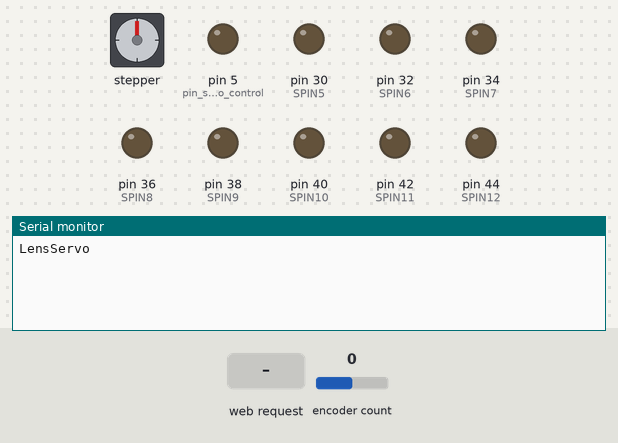
Simulated run of this sketch. Board: Arduino Mega 2560, built with avr-gcc and run on an emulated ATmega2560. Shown: stepper motor, output pins drawn as LEDs (lit = HIGH), the last lines printed to the serial monitor. Wiring (inferred from the names in the program): stepper motor (2048 steps per turn assumed): coils pin 22, pin 24, pin 26, pin 28. The test bench sets the inputs (shaded band); at power-on: encoder count 0.

Above: at 1.2 s.
1.3 s: HTTP request GET /zc received
At 1.9 s:
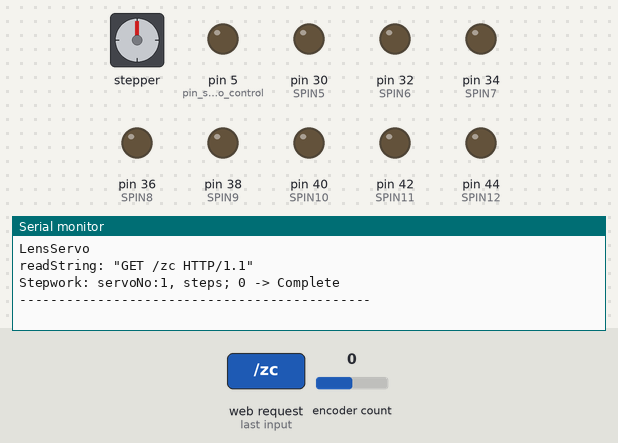
2.8 s: HTTP request GET /fc received
At 3.5 s:
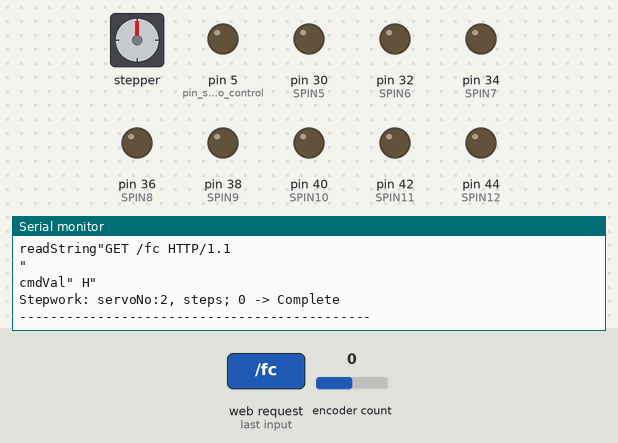
4.3 s: HTTP request GET /ic received
At 5.7 s:
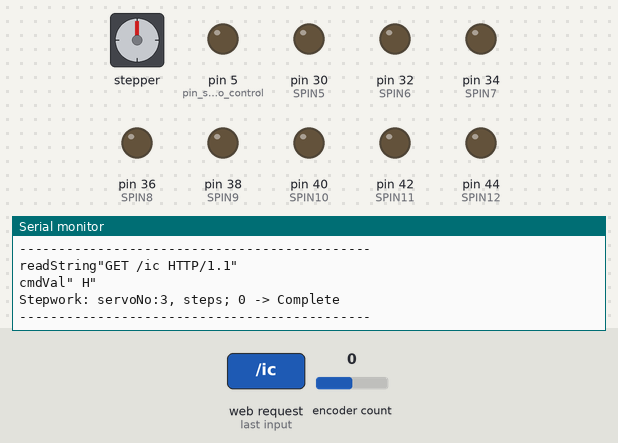

Measured:
- after the input at 1.3 s, the serial monitor: prints a new line at once (image 1)
- after the input at 2.8 s, the serial monitor: prints a new line at once (image 2)
- after the input at 4.3 s, the serial monitor: prints a new line at once (image 3)

The sketch:

Lenscontrol_NoLimit.ino
```cpp
#include <Stepper.h>
#include <Encoder.h>
#include <Ethernet.h>

Encoder myEnc(14, 15);
long oldPosition  = -999;

// stepper1
#define SPIN1 22
#define SPIN2 24
#define SPIN3 26
#define SPIN4 28

// stepper
#define SPIN5 30
#define SPIN6 32
#define SPIN7 34
#define SPIN8 36

// stepper
#define SPIN9 38
#define SPIN10 40
#define SPIN11 42
#define SPIN12 44

// Steps
#define STEP 2048

//Objects
Stepper stepper1(STEP, SPIN1, SPIN3, SPIN2, SPIN4);
Stepper stepper2(STEP, SPIN5, SPIN7, SPIN6, SPIN8);
Stepper stepper3(STEP, SPIN9, SPIN11, SPIN10, SPIN12);

byte mac[] = { 0xDE, 0xAD, 0xBE, 0xEF, 0xFE, 0xED }; //physical mac address
byte ip[] = { 192, 168, 0, 3 }; // ip in lan
byte gateway[] = { 192, 168, 0, 1 }; // internet access via router
byte subnet[] = { 255, 255, 255, 0 }; //subnet mask
EthernetServer server(80); //server port

String readString;


void setup() {

  // configure steps by rpm
  stepper1.setSpeed( 15 );
  stepper2.setSpeed( 15 );
  stepper3.setSpeed( 15 );

  pinMode(SPIN1, OUTPUT);
  pinMode(SPIN2, OUTPUT);
  pinMode(SPIN3, OUTPUT);
  pinMode(SPIN4, OUTPUT);
  pinMode(SPIN5, OUTPUT);
  pinMode(SPIN6, OUTPUT);
  pinMode(SPIN7, OUTPUT);
  pinMode(SPIN8, OUTPUT);
  pinMode(SPIN9, OUTPUT);
  pinMode(SPIN10, OUTPUT);
  pinMode(SPIN11, OUTPUT);
  pinMode(SPIN12, OUTPUT);

  pinMode(5, OUTPUT); //pin selected to control
  //start Ethernet
  Ethernet.begin(mac, ip, gateway, gateway, subnet);
  server.begin();

  //enable serial data print
  Serial.begin(9600);
  Serial.println("LensServo"); // so I can keep track of what is loaded


}


void Pinoff(int servoNo) {
  switch (servoNo) {
    case 1:
      digitalWrite(SPIN1, LOW);
      digitalWrite(SPIN2, LOW);
      digitalWrite(SPIN3, LOW);
      digitalWrite(SPIN4, LOW);
      //      Serial.println("Pinoff Complete");
      break;
    case 2:
      digitalWrite(SPIN5, LOW);
      digitalWrite(SPIN6, LOW);
      digitalWrite(SPIN7, LOW);
      digitalWrite(SPIN8, LOW);
      //      Serial.println("Pinoff Complete");
      break;
    case 3:
      digitalWrite(SPIN9, LOW);
      digitalWrite(SPIN10, LOW);
      digitalWrite(SPIN11, LOW);
      digitalWrite(SPIN12, LOW);
      //      Serial.println("Pinoff Complete");
      break;
    default:
      Serial.println("Undef Pinoff");
      break;
  }
}

void Stepwork(int servoNo, int steps) {
  Serial.print("Stepwork: servoNo:");
  Serial.print(servoNo);
  Serial.print(", steps; ");
  Serial.print(steps);

  switch (servoNo) {
    case 1:
      stepper1.step(steps);
      Pinoff(servoNo);
      Serial.println(" -> Complete");
      break;
    case 2:
      stepper2.step(steps);
      Pinoff(servoNo);
      Serial.println(" -> Complete");
      break;
    case 3:
      stepper3.step(steps);
      Pinoff(servoNo);
      Serial.println(" -> Complete");
      break;
    default:
      Serial.println(" -> Pinoff");
      break;
  }

  Serial.println("---------------------------------------------");
}


void loop() {
  // Create a client connection
  EthernetClient client = server.available();


  if (client) {
    while (client.connected()) {
      if (client.available()) {
        char c = client.read();

        //read char by char HTTP request
        if (readString.length() < 100) {

          //store characters to string
          readString += c;
        }

        //if HTTP request has ended
        if (c == '\n') {
          if (readString.indexOf('?') >= 0) {
            client.println("HTTP/1.1 204 OK");
            client.println();
            client.println();
          }
          else {
            client.println("HTTP/1.1 200 OK");
            client.println("Content-Type: text/html");

            char* longString[] = { "",
                                   "<HTML>",
                                   "  <HEAD>",
                                   "  <TITLE>LensServo</TITLE>",
                                   "  <BODY>",
                                   "    <H1>LensServo</H1>",
                                   "    <FORM ACTION='/' method=get>",
                                   "      Zoom Gear Control(-1024 ~ 1024): <INPUT TYPE=TEXT NAME='zc' VALUE='' SIZE='10' MAXLENGTH='10'>",
                                   "     </FORM>",
                                   "    <FORM ACTION='/' method=get>",
                                   "      Focus Control(-1024 ~ 1024): <INPUT TYPE=TEXT NAME='fc' VALUE='' SIZE='10' MAXLENGTH='10'>",
                                   "     </FORM>",
                                   "    <FORM ACTION='/' method=get>",
                                   "      IRIS Gear Control(-1024 ~ 1024): <INPUT TYPE=TEXT NAME='ic' VALUE='' SIZE='10' MAXLENGTH='10'>",
                                   "     </FORM>",
                                   "  </BODY>",
                                   "</HTML>"
                                 };

            for (int i = 0; i < (sizeof(longString) / sizeof(int)); i++) {
              client.println(longString[i]);
            }
          }

          delay(1);
          //stopping client
          client.stop();

          if (readString.indexOf("zc") > 0) {
            String readString_trimmed = (String)readString;
            readString_trimmed.trim();
            Serial.println("readString: \"" + readString_trimmed + "\"");

            int respValEnd = readString.indexOf(" HTTP");
            String cmdVal = readString.substring(9, respValEnd);
            Stepwork(1, cmdVal.toInt());
            delay(1000);
          }

          if (readString.indexOf("fc") > 0) {
            Serial.println("readString\"" + (String)readString + "\"");

            int respValEnd = readString.indexOf(" HTTP");
            String cmdVal = readString.substring(9, respValEnd);
            Serial.println("cmdVal\"" + cmdVal + "\"");
            Stepwork(2, cmdVal.toInt());
            delay(1000);
          }

          if (readString.indexOf("ic") > 0) {
            String readString_trimmed = (String)readString;
            readString_trimmed.trim();
            Serial.println("readString\"" + readString_trimmed + "\"");

            int respValEnd = readString.indexOf(" HTTP");
            String cmdVal = readString.substring(9, respValEnd);
            Serial.println("cmdVal\"" + cmdVal + "\"");
            Stepwork(3, cmdVal.toInt());
            delay(1000);
          }

          readString = "";

        }
      }
    }
  }
}
```
